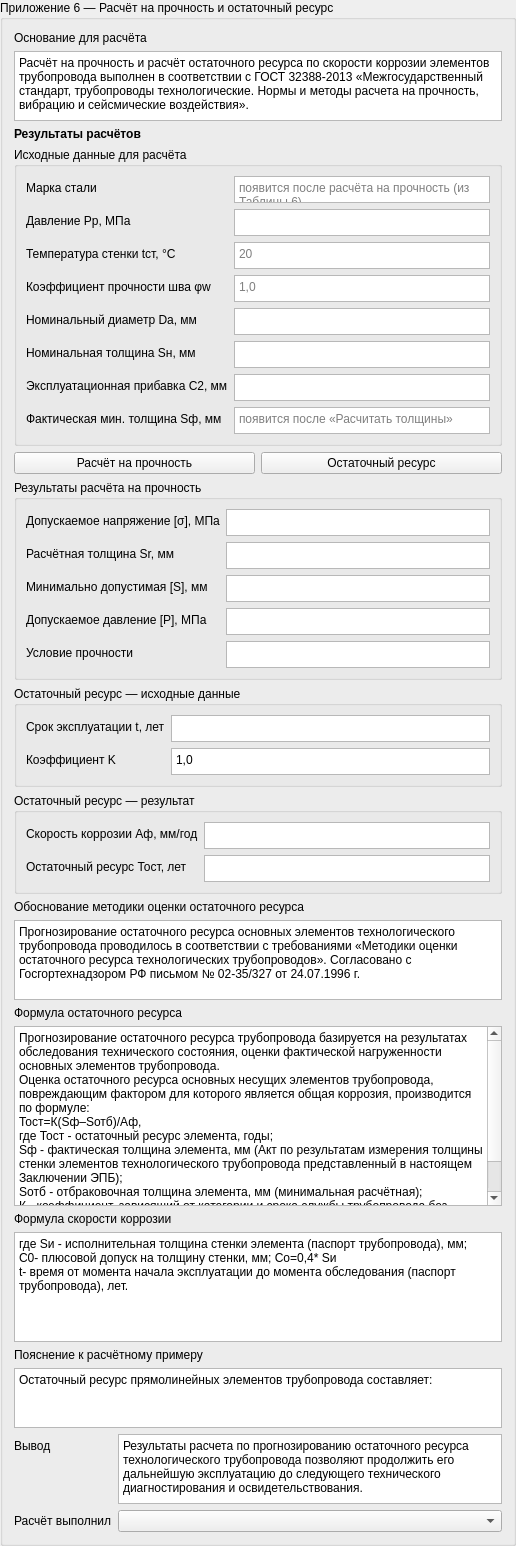
<widget class="QGroupBox" name="calc_appendix_group">
 <property name="title"><string>Приложение 6 — Расчёт на прочность и остаточный ресурс</string></property>
<layout class="QVBoxLayout" name="calc_appendix_vlayout">
<item><widget class="QLabel" name="label_calc_gost_basis"><property name="text"><string>Основание для расчёта</string></property></widget></item>
<item><widget class="QPlainTextEdit" name="calc_gost_basis">
 <property name="minimumSize"><size><width>0</width><height>50</height></size></property>
 <property name="maximumSize"><size><width>16777215</width><height>70</height></size></property>
 <property name="plainText"><string>Расчёт на прочность и расчёт остаточного ресурса по скорости коррозии элементов трубопровода выполнен в соответствии с ГОСТ 32388-2013 «Межгосударственный стандарт, трубопроводы технологические. Нормы и методы расчета на прочность, вибрацию и сейсмические воздействия».</string></property>
</widget></item>
<item><widget class="QLabel" name="label_calc_results_heading">
 <property name="styleSheet"><string notr="true">font-weight:bold;</string></property>
 <property name="text"><string>Результаты расчётов</string></property>
</widget></item>
<item><widget class="QGroupBox" name="strength_inputs_group">
 <property name="title"><string>Исходные данные для расчёта</string></property>
<layout class="QFormLayout" name="formLayout_43">
<item row="0" column="0">
 <widget class="QLabel" name="label_calc_steel_grade"><property name="text"><string>Марка стали</string></property></widget>
</item>
<item row="0" column="1">
 <widget class="QPlainTextEdit" name="calc_steel_grade">
 <property name="minimumSize"><size><width>0</width><height>27</height></size></property>
 <property name="maximumSize"><size><width>16777215</width><height>27</height></size></property>
 <property name="readOnly"><bool>true</bool></property>
 <property name="placeholderText"><string>появится после расчёта на прочность (из Таблицы 6)</string></property>
</widget>
</item>
<item row="1" column="0">
 <widget class="QLabel" name="label_calc_p_rab_display"><property name="text"><string>Давление Pр, МПа</string></property></widget>
</item>
<item row="1" column="1">
 <widget class="QPlainTextEdit" name="calc_p_rab_display">
 <property name="minimumSize"><size><width>0</width><height>27</height></size></property>
 <property name="maximumSize"><size><width>16777215</width><height>27</height></size></property>
 <property name="readOnly"><bool>true</bool></property>
 <property name="placeholderText"><string /></property>
</widget>
</item>
<item row="2" column="0">
 <widget class="QLabel" name="label_44"><property name="text"><string>Температура стенки tст, °C</string></property></widget>
</item>
<item row="2" column="1">
 <widget class="QPlainTextEdit" name="calc_temp">
 <property name="minimumSize"><size><width>0</width><height>27</height></size></property>
 <property name="maximumSize"><size><width>16777215</width><height>27</height></size></property>
 <property name="placeholderText"><string>20</string></property>
</widget>
</item>
<item row="3" column="0">
 <widget class="QLabel" name="label_45"><property name="text"><string>Коэффициент прочности шва φw</string></property></widget>
</item>
<item row="3" column="1">
 <widget class="QPlainTextEdit" name="calc_phi">
 <property name="minimumSize"><size><width>0</width><height>27</height></size></property>
 <property name="maximumSize"><size><width>16777215</width><height>27</height></size></property>
 <property name="placeholderText"><string>1,0</string></property>
</widget>
</item>
<item row="4" column="0">
 <widget class="QLabel" name="label_46"><property name="text"><string>Номинальный диаметр Da, мм</string></property></widget>
</item>
<item row="4" column="1">
 <widget class="QPlainTextEdit" name="calc_da">
 <property name="minimumSize"><size><width>0</width><height>27</height></size></property>
 <property name="maximumSize"><size><width>16777215</width><height>27</height></size></property>
 <property name="placeholderText"><string /></property>
</widget>
</item>
<item row="5" column="0">
 <widget class="QLabel" name="label_47"><property name="text"><string>Номинальная толщина Sн, мм</string></property></widget>
</item>
<item row="5" column="1">
 <widget class="QPlainTextEdit" name="calc_sn">
 <property name="minimumSize"><size><width>0</width><height>27</height></size></property>
 <property name="maximumSize"><size><width>16777215</width><height>27</height></size></property>
 <property name="placeholderText"><string /></property>
</widget>
</item>
<item row="6" column="0">
 <widget class="QLabel" name="label_48"><property name="text"><string>Эксплуатационная прибавка C2, мм</string></property></widget>
</item>
<item row="6" column="1">
 <widget class="QPlainTextEdit" name="calc_c2">
 <property name="minimumSize"><size><width>0</width><height>27</height></size></property>
 <property name="maximumSize"><size><width>16777215</width><height>27</height></size></property>
 <property name="placeholderText"><string /></property>
</widget>
</item>
<item row="7" column="0">
 <widget class="QLabel" name="label_49"><property name="text"><string>Фактическая мин. толщина Sф, мм</string></property></widget>
</item>
<item row="7" column="1">
 <widget class="QPlainTextEdit" name="calc_sf">
 <property name="minimumSize"><size><width>0</width><height>27</height></size></property>
 <property name="maximumSize"><size><width>16777215</width><height>27</height></size></property>
 <property name="readOnly"><bool>true</bool></property>
 <property name="placeholderText"><string>появится после «Расчитать толщины»</string></property>
</widget>
</item>
</layout>
</widget></item>
<item><layout class="QHBoxLayout" name="calc_buttons">
<item><widget class="QPushButton" name="pushButton_calcStrength">
 <property name="text"><string>Расчёт на прочность</string></property>
</widget></item>
<item><widget class="QPushButton" name="pushButton_calcResidualLife">
 <property name="text"><string>Остаточный ресурс</string></property>
</widget></item>
</layout></item>
<item><widget class="QGroupBox" name="strength_outputs_group">
 <property name="title"><string>Результаты расчёта на прочность</string></property>
<layout class="QFormLayout" name="formLayout_50">
<item row="0" column="0">
 <widget class="QLabel" name="label_51"><property name="text"><string>Допускаемое напряжение [σ], МПа</string></property></widget>
</item>
<item row="0" column="1">
 <widget class="QPlainTextEdit" name="calc_sigma_allow">
 <property name="minimumSize"><size><width>0</width><height>27</height></size></property>
 <property name="maximumSize"><size><width>16777215</width><height>27</height></size></property>
 <property name="placeholderText"><string /></property>
</widget>
</item>
<item row="1" column="0">
 <widget class="QLabel" name="label_52"><property name="text"><string>Расчётная толщина Sr, мм</string></property></widget>
</item>
<item row="1" column="1">
 <widget class="QPlainTextEdit" name="calc_sr">
 <property name="minimumSize"><size><width>0</width><height>27</height></size></property>
 <property name="maximumSize"><size><width>16777215</width><height>27</height></size></property>
 <property name="placeholderText"><string /></property>
</widget>
</item>
<item row="2" column="0">
 <widget class="QLabel" name="label_53"><property name="text"><string>Минимально допустимая [S], мм</string></property></widget>
</item>
<item row="2" column="1">
 <widget class="QPlainTextEdit" name="calc_s_reject">
 <property name="minimumSize"><size><width>0</width><height>27</height></size></property>
 <property name="maximumSize"><size><width>16777215</width><height>27</height></size></property>
 <property name="placeholderText"><string /></property>
</widget>
</item>
<item row="3" column="0">
 <widget class="QLabel" name="label_54"><property name="text"><string>Допускаемое давление [P], МПа</string></property></widget>
</item>
<item row="3" column="1">
 <widget class="QPlainTextEdit" name="calc_p_allow">
 <property name="minimumSize"><size><width>0</width><height>27</height></size></property>
 <property name="maximumSize"><size><width>16777215</width><height>27</height></size></property>
 <property name="placeholderText"><string /></property>
</widget>
</item>
<item row="4" column="0">
 <widget class="QLabel" name="label_55"><property name="text"><string>Условие прочности</string></property></widget>
</item>
<item row="4" column="1">
 <widget class="QPlainTextEdit" name="calc_strength_conclusion">
 <property name="minimumSize"><size><width>0</width><height>27</height></size></property>
 <property name="maximumSize"><size><width>16777215</width><height>27</height></size></property>
 <property name="placeholderText"><string /></property>
</widget>
</item>
</layout>
</widget></item>
<item><widget class="QGroupBox" name="residual_inputs_group">
 <property name="title"><string>Остаточный ресурс — исходные данные</string></property>
<layout class="QFormLayout" name="formLayout_56">
<item row="0" column="0">
 <widget class="QLabel" name="label_57"><property name="text"><string>Срок эксплуатации t, лет</string></property></widget>
</item>
<item row="0" column="1">
 <widget class="QPlainTextEdit" name="calc_years_operation">
 <property name="minimumSize"><size><width>0</width><height>27</height></size></property>
 <property name="maximumSize"><size><width>16777215</width><height>27</height></size></property>
 <property name="placeholderText"><string /></property>
</widget>
</item>
<item row="1" column="0">
 <widget class="QLabel" name="label_58"><property name="text"><string>Коэффициент K</string></property></widget>
</item>
<item row="1" column="1">
 <widget class="QPlainTextEdit" name="calc_k">
 <property name="minimumSize"><size><width>0</width><height>27</height></size></property>
 <property name="maximumSize"><size><width>16777215</width><height>27</height></size></property>
 <property name="plainText"><string>1,0</string></property>
</widget>
</item>
</layout>
</widget></item>
<item><widget class="QGroupBox" name="residual_outputs_group">
 <property name="title"><string>Остаточный ресурс — результат</string></property>
<layout class="QFormLayout" name="formLayout_59">
<item row="0" column="0">
 <widget class="QLabel" name="label_60"><property name="text"><string>Скорость коррозии Аф, мм/год</string></property></widget>
</item>
<item row="0" column="1">
 <widget class="QPlainTextEdit" name="calc_corrosion_rate">
 <property name="minimumSize"><size><width>0</width><height>27</height></size></property>
 <property name="maximumSize"><size><width>16777215</width><height>27</height></size></property>
 <property name="placeholderText"><string /></property>
</widget>
</item>
<item row="1" column="0">
 <widget class="QLabel" name="label_61"><property name="text"><string>Остаточный ресурс Тост, лет</string></property></widget>
</item>
<item row="1" column="1">
 <widget class="QPlainTextEdit" name="calc_remaining_years">
 <property name="minimumSize"><size><width>0</width><height>27</height></size></property>
 <property name="maximumSize"><size><width>16777215</width><height>27</height></size></property>
 <property name="readOnly"><bool>true</bool></property>
 <property name="placeholderText"><string /></property>
</widget>
</item>
</layout>
</widget></item>
<item><widget class="QLabel" name="label_calc_residual_methodology_note"><property name="text"><string>Обоснование методики оценки остаточного ресурса</string></property></widget></item>
<item><widget class="QPlainTextEdit" name="calc_residual_methodology_note">
 <property name="minimumSize"><size><width>0</width><height>60</height></size></property>
 <property name="maximumSize"><size><width>16777215</width><height>80</height></size></property>
 <property name="plainText"><string>Прогнозирование остаточного ресурса основных элементов технологического трубопровода проводилось в соответствии с требованиями «Методики оценки остаточного ресурса технологических трубопроводов». Согласовано с Госгортехнадзором РФ письмом № 02-35/327 от 24.07.1996 г.</string></property>
</widget></item>
<item><widget class="QLabel" name="label_calc_residual_formula_text"><property name="text"><string>Формула остаточного ресурса</string></property></widget></item>
<item><widget class="QPlainTextEdit" name="calc_residual_formula_text">
 <property name="minimumSize"><size><width>0</width><height>140</height></size></property>
 <property name="maximumSize"><size><width>16777215</width><height>180</height></size></property>
 <property name="plainText"><string>Прогнозирование остаточного ресурса трубопровода базируется на результатах обследования технического состояния, оценки фактической нагруженности основных элементов трубопровода.
Оценка остаточного ресурса основных несущих элементов трубопровода, повреждающим фактором для которого является общая коррозия, производится по формуле:
Тост=К(Sф–Sотб)/Аф,
где Тост - остаточный ресурс элемента, годы;
Sф - фактическая толщина элемента, мм (Акт по результатам измерения толщины стенки элементов технологического трубопровода представленный в настоящем Заключении ЭПБ);
Soтб - отбраковочная толщина элемента, мм (минимальная расчётная);
К - коэффициент, зависящий от категории и срока службы трубопровода без замены;
Аф - фактическая скорость коррозионного и эрозионного износа, мм/год;</string></property>
</widget></item>
<item><widget class="QLabel" name="label_calc_corrosion_formula_text"><property name="text"><string>Формула скорости коррозии</string></property></widget></item>
<item><widget class="QPlainTextEdit" name="calc_corrosion_formula_text">
 <property name="minimumSize"><size><width>0</width><height>90</height></size></property>
 <property name="maximumSize"><size><width>16777215</width><height>110</height></size></property>
 <property name="plainText"><string>где Sи - исполнительная толщина стенки элемента (паспорт трубопровода), мм;
С0- плюсовой допуск на толщину стенки, мм; Со=0,4* Sи
t- время от момента начала эксплуатации до момента обследования (паспорт трубопровода), лет.</string></property>
</widget></item>
<item><widget class="QLabel" name="label_calc_worked_example_note"><property name="text"><string>Пояснение к расчётному примеру</string></property></widget></item>
<item><widget class="QPlainTextEdit" name="calc_worked_example_note">
 <property name="minimumSize"><size><width>0</width><height>45</height></size></property>
 <property name="maximumSize"><size><width>16777215</width><height>60</height></size></property>
 <property name="plainText"><string>Остаточный ресурс прямолинейных элементов трубопровода составляет:</string></property>
</widget></item>
<item><layout class="QFormLayout" name="calc_specialist_form">
 <item row="0" column="0">
  <widget class="QLabel" name="label_62"><property name="text"><string>Вывод</string></property></widget>
 </item>
 <item row="0" column="1">
  <widget class="QPlainTextEdit" name="calc_residual_comment">
  <property name="minimumSize"><size><width>0</width><height>54</height></size></property>
  <property name="maximumSize"><size><width>16777215</width><height>70</height></size></property>
  <property name="plainText"><string>Результаты расчета по прогнозированию остаточного ресурса технологического трубопровода позволяют продолжить его дальнейшую эксплуатацию до следующего технического диагностирования и освидетельствования.</string></property>
 </widget>
 </item>
 <item row="1" column="0"><widget class="QLabel" name="label_calc_specialist"><property name="text"><string>Расчёт выполнил</string></property></widget></item>
 <item row="1" column="1"><widget class="QComboBox" name="calc_specialist" /></item>
</layout></item>
</layout>
</widget>
